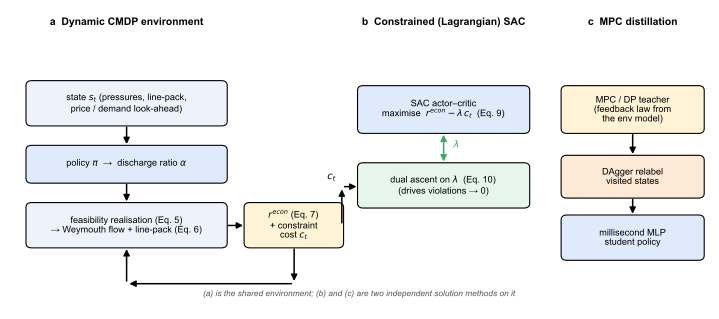

Source code (Python):
"""Figure 3 (Nature-style) — method overview schematic.

A physics-faithful dynamic CMDP (a) solved by two *independent* methods on the same
environment: constraint-aware (Lagrangian) SAC (b) and MPC distillation (c). The teacher in
(c) is the DP/MPC feedback law built from the env model — it is NOT produced by the SAC.
Schematic/diagram archetype; Python/matplotlib backend (exclusive); vector + TIFF export.
"""
import os

import matplotlib as mpl
import matplotlib.pyplot as plt
from matplotlib.patches import FancyArrowPatch, FancyBboxPatch

HERE = os.path.dirname(os.path.abspath(__file__))

mpl.rcParams.update({
    "font.family": "sans-serif",
    "font.sans-serif": ["Arial", "Helvetica", "DejaVu Sans", "sans-serif"],
    "svg.fonttype": "none", "pdf.fonttype": 42, "font.size": 7,
})

ENV, POLICY, REWARD, DUAL, TEACH, DAGG = "#eef3fb", "#dfeafc", "#fff3d6", "#e7f6ec", "#fff3d6", "#fde9d6"


def main():
    fig, ax = plt.subplots(figsize=(7.2, 3.2))
    ax.set_xlim(0, 12); ax.set_ylim(0, 6); ax.axis("off")

    def box(x, y, w, h, text, fc, fs=6.6):
        ax.add_patch(FancyBboxPatch((x, y), w, h, boxstyle="round,pad=0.03,rounding_size=0.10",
                                    fc=fc, ec="black", lw=0.8))
        ax.text(x + w / 2, y + h / 2, text, ha="center", va="center", fontsize=fs, linespacing=1.05)

    def arrow(p1, p2, color="black", lw=1.1, double=False):
        style = "<|-|>" if double else "-|>"
        ax.add_patch(FancyArrowPatch(p1, p2, arrowstyle=style, mutation_scale=9, lw=lw, color=color))

    def header(x, t):
        ax.text(x, 5.7, t, ha="center", fontsize=7.5, fontweight="bold")

    # ── (a) shared environment ───────────────────────────────────────────────
    header(2.0, "a  Dynamic CMDP environment")
    box(0.3, 3.7, 3.4, 0.85, "state $s_t$ (pressures, line-pack,\nprice / demand look-ahead)", ENV)
    box(0.3, 2.55, 3.4, 0.7, "policy $\\pi$  →  discharge ratio $α$", POLICY)
    box(0.3, 1.25, 3.4, 0.85, "feasibility realisation (Eq. 5)\n→ Weymouth flow + line-pack (Eq. 6)", ENV)
    box(4.05, 1.25, 1.65, 0.85, "$r^{econ}$ (Eq. 7)\n+ constraint\ncost $c_t$", REWARD)
    arrow((2.0, 3.7), (2.0, 3.25)); arrow((2.0, 2.55), (2.0, 2.1))
    arrow((3.7, 1.67), (4.05, 1.67))
    # feedback loop reward -> back to state
    arrow((4.88, 1.25), (4.88, 0.5)); arrow((4.88, 0.5), (2.0, 0.5)); arrow((2.0, 0.5), (2.0, 1.25))

    # ── (b) constrained SAC ──────────────────────────────────────────────────
    header(7.45, "b  Constrained (Lagrangian) SAC")
    box(6.0, 3.55, 2.9, 0.9, "SAC actor–critic\nmaximise  $r^{econ} - λ\\,c_t$  (Eq. 9)", POLICY)
    box(6.0, 2.05, 2.9, 0.85, "dual ascent on $λ$  (Eq. 10)\n(drives violations → 0)", DUAL)
    arrow((7.45, 3.55), (7.45, 2.9), color="#3aaa64", lw=1.1, double=True)
    ax.text(7.62, 3.22, "$λ$", fontsize=7, color="#3aaa64")
    # c_t from the env reward into the dual update
    arrow((5.7, 1.67), (5.7, 2.45)); arrow((5.7, 2.45), (6.0, 2.45))
    ax.text(5.45, 2.6, "$c_t$", fontsize=7)

    # ── (c) MPC distillation ─────────────────────────────────────────────────
    header(10.7, "c  MPC distillation")
    box(9.5, 3.55, 2.4, 0.9, "MPC / DP teacher\n(feedback law from\nthe env model)", TEACH)
    box(9.5, 2.25, 2.4, 0.8, "DAgger relabel\nvisited states", DAGG)
    box(9.5, 1.0, 2.4, 0.85, "millisecond MLP\nstudent policy", POLICY)
    arrow((10.7, 3.55), (10.7, 3.05)); arrow((10.7, 2.25), (10.7, 1.85))

    ax.text(6.0, 0.25, "(a) is the shared environment; (b) and (c) are two independent solution methods on it",
            ha="center", fontsize=6, style="italic", color="#555")

    fig.tight_layout()
    for ext in ("svg", "pdf", "png"):
        fig.savefig(os.path.join(HERE, f"fig3_nature.{ext}"), bbox_inches="tight")
    fig.savefig(os.path.join(HERE, "fig3_nature.tiff"), dpi=600, bbox_inches="tight")
    plt.close(fig)
    print("Saved fig3_nature.{svg,pdf,png,tiff} to", HERE)


if __name__ == "__main__":
    main()
